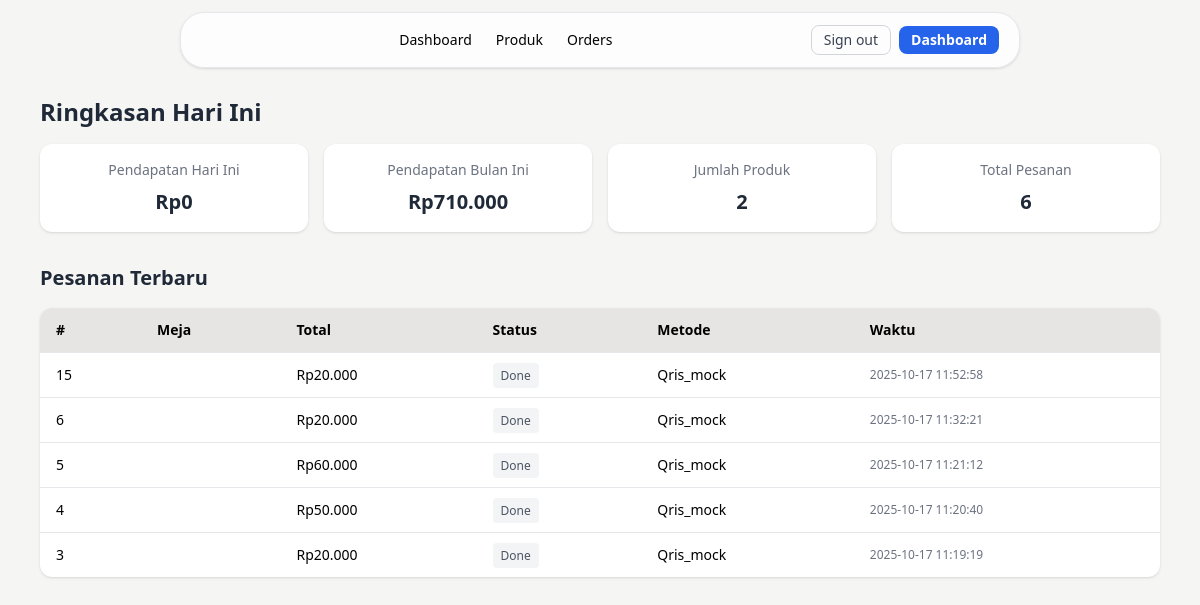
Page /admin/dashboard.php (signed in) on the committed database.
### tables this page shows
CREATE TABLE `orders` (
  `id` int NOT NULL,
  `order_code` varchar(100) NOT NULL,
  `user_id` int DEFAULT NULL,
  `table_id` int DEFAULT NULL,
  `total` decimal(12,2) NOT NULL DEFAULT '0.00',
  `payment_method` enum('cash','qris','qris_mock') NOT NULL,
  `status` enum('pending','processing','done','cancelled') DEFAULT 'pending',
  `midtrans_id` varchar(255) DEFAULT NULL,
  `created_at` timestamp NULL DEFAULT CURRENT_TIMESTAMP,
  `updated_at` timestamp NULL DEFAULT NULL
);

### admin/dashboard.php (the view, shortened to what this page needs)
<?php
require_once '../config/config.php';
$totalProduk = $pdo->query("SELECT COUNT(*) FROM products")->fetchColumn();
$totalPesanan = $pdo->query("SELECT COUNT(*) FROM orders")->fetchColumn();
$today = date('Y-m-d');
$stmt = $pdo->prepare("SELECT SUM(total) FROM orders WHERE DATE(created_at)=?");
$stmt->execute([$today]);
$pendapatanHari = $stmt->fetchColumn() ?? 0;
$month = date('Y-m');
$stmt = $pdo->prepare("SELECT SUM(total) FROM orders WHERE DATE_FORMAT(created_at,'%Y-%m')=?");
$stmt->execute([$month]);
$pendapatanBulan = $stmt->fetchColumn() ?? 0;
?>
<!DOCTYPE html>
<html lang="id">
<head>
  <script src="https://cdn.tailwindcss.com"></script>
</head>
<body class="bg-stone-100 min-h-screen">
  <header class="fixed top-3 left-0 right-0 z-50 flex justify-center">
    <div class="flex items-center justify-between w-[95%] md:w-[80%] lg:w-[70%] bg-white/80 backdrop-blur-lg border border-gray-200 rounded-3xl shadow px-5 py-3 relative">
      <nav class="hidden md:flex items-center space-x-6 text-sm font-medium">
        <a href="dashboard.php" class="hover:text-blue-600">Dashboard</a>
        <a href="product.php" class="hover:text-blue-600">Produk</a>
        <a href="orders.php" class="hover:text-blue-600">Orders</a>
      </nav>
      <div class="hidden md:flex items-center space-x-2">
        <a href="logout.php" class="px-3 py-1 rounded-lg border border-gray-300 text-gray-700 text-sm hover:bg-gray-100">Sign out</a>
        <a href="dashboard.php" class="px-3 py-1 rounded-lg bg-blue-600 text-white text-sm font-semibold hover:bg-blue-700">Dashboard</a>
      </div>
    </div>
  </header>
  <main class="pt-24 px-4 md:px-10">
    <h2 class="text-2xl font-bold mb-4 text-gray-800">Ringkasan Hari Ini</h2>
    <div class="grid grid-cols-2 md:grid-cols-4 gap-4">
      <div class="bg-white p-4 rounded-xl shadow text-center">
        <p class="text-gray-500 text-sm">Pendapatan Hari Ini</p>
        <h3 class="text-xl font-bold text-gray-800 mt-2">Rp<?= number_format($pendapatanHari, 0, ',', '.') ?></h3>
      </div>
      <div class="bg-white p-4 rounded-xl shadow text-center">
        <p class="text-gray-500 text-sm">Pendapatan Bulan Ini</p>
        <h3 class="text-xl font-bold text-gray-800 mt-2">Rp<?= number_format($pendapatanBulan, 0, ',', '.') ?></h3>
      </div>
      <div class="bg-white p-4 rounded-xl shadow text-center">
        <p class="text-gray-500 text-sm">Jumlah Produk</p>
        <h3 class="text-xl font-bold text-gray-800 mt-2"><?= $totalProduk ?></h3>
      </div>
      <div class="bg-white p-4 rounded-xl shadow text-center">
        <p class="text-gray-500 text-sm">Total Pesanan</p>
        <h3 class="text-xl font-bold text-gray-800 mt-2"><?= $totalPesanan ?></h3>
      </div>
    </div>
    <div class="mt-8">
      <h2 class="text-xl font-bold mb-4 text-gray-800">Pesanan Terbaru</h2>
      <div class="overflow-x-auto bg-white rounded-xl shadow">
        <table class="min-w-full text-sm">
          <thead class="bg-stone-200">
            <tr>
              <th class="py-3 px-4 text-left">#</th>
              <th class="py-3 px-4 text-left">Meja</th>
              <th class="py-3 px-4 text-left">Total</th>
              <th class="py-3 px-4 text-left">Status</th>
              <th class="py-3 px-4 text-left">Metode</th>
              <th class="py-3 px-4 text-left">Waktu</th>
            </tr>
          </thead>
          <tbody>
            <?php
            $orders = $pdo->query("SELECT * FROM orders ORDER BY created_at DESC LIMIT 5")->fetchAll(PDO::FETCH_ASSOC);
            foreach ($orders as $o):
            ?>
              <tr class="border-t hover:bg-gray-50">
                <td class="py-3 px-4"><?= $o['id'] ?></td>
                <td class="py-3 px-4"><?= $o['table_id'] ?></td>
                <td class="py-3 px-4">Rp<?= number_format($o['total'], 0, ',', '.') ?></td>
                <td class="py-3 px-4">
                  <span class="px-2 py-1 rounded text-xs
                    <?= $o['status']=='selesai' ? 'bg-green-100 text-green-600' :
                        ($o['status']=='proses' ? 'bg-yellow-100 text-yellow-600' : 'bg-gray-100 text-gray-600') ?>">
                    <?= ucfirst($o['status']) ?>
                  </span>
                </td>
                <td class="py-3 px-4"><?= ucfirst($o['payment_method']) ?></td>
                <td class="py-3 px-4 text-gray-500 text-xs"><?= $o['created_at'] ?></td>
              </tr>
            <?php endforeach; ?>
          </tbody>
        </table>
      </div>
    </div>
  </main>
</body>
</html>

### rows in the picture
orders: id "15", total "20.000", status "Done", payment_method "Qris_mock", created_at "2025-10-17 11:52:58"
orders: id "6", total "20.000", status "Done", payment_method "Qris_mock", created_at "2025-10-17 11:32:21"
orders: id "5", total "60.000", status "Done", payment_method "Qris_mock", created_at "2025-10-17 11:21:12"
orders: id "4", total "50.000", status "Done", payment_method "Qris_mock", created_at "2025-10-17 11:20:40"
orders: id "3", total "20.000", status "Done", payment_method "Qris_mock", created_at "2025-10-17 11:19:19"

### other values in the picture
$pendapatanHari "0"
$pendapatanBulan "710.000"
$totalProduk "2"
$totalPesanan "6"
